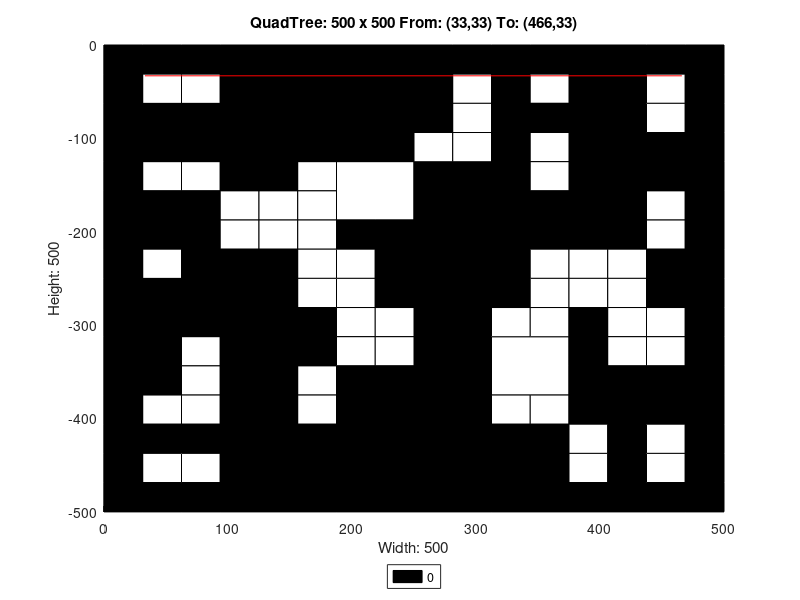

Here is the MATLAB script that generated this plot:
axis([0 500 -500 0]);
title('QuadTree: 500 x 500 From: (33,33) To: (466,33)');
xlabel('Width: 500');
ylabel('Height: 500');
rectangle('Position',[125 -125 125 125], 'FaceColor',[0 0 0]);
rectangle('Position',[0 -125 62.5 62.5], 'FaceColor',[0 0 0]);
rectangle('Position',[62.5 -125 62.5 62.5], 'FaceColor',[0 0 0]);
rectangle('Position',[187.5 -187.5 62.5 62.5], 'FaceColor',[1 1 1]);
rectangle('Position',[375 -62.5 62.5 62.5], 'FaceColor',[0 0 0]);
rectangle('Position',[375 -125 62.5 62.5], 'FaceColor',[0 0 0]);
rectangle('Position',[250 -187.5 62.5 62.5], 'FaceColor',[0 0 0]);
rectangle('Position',[250 -250 62.5 62.5], 'FaceColor',[0 0 0]);
rectangle('Position',[375 -187.5 62.5 62.5], 'FaceColor',[0 0 0]);
rectangle('Position',[0 -312.5 62.5 62.5], 'FaceColor',[0 0 0]);
rectangle('Position',[62.5 -312.5 62.5 62.5], 'FaceColor',[0 0 0]);
rectangle('Position',[0 -375 62.5 62.5], 'FaceColor',[0 0 0]);
rectangle('Position',[187.5 -437.5 62.5 62.5], 'FaceColor',[0 0 0]);
rectangle('Position',[125 -500 62.5 62.5], 'FaceColor',[0 0 0]);
rectangle('Position',[187.5 -500 62.5 62.5], 'FaceColor',[0 0 0]);
rectangle('Position',[250 -312.5 62.5 62.5], 'FaceColor',[0 0 0]);
rectangle('Position',[250 -375 62.5 62.5], 'FaceColor',[0 0 0]);
rectangle('Position',[312.5 -375 62.5 62.5], 'FaceColor',[1 1 1]);
rectangle('Position',[250 -437.5 62.5 62.5], 'FaceColor',[0 0 0]);
rectangle('Position',[250 -500 62.5 62.5], 'FaceColor',[0 0 0]);
rectangle('Position',[312.5 -500 62.5 62.5], 'FaceColor',[0 0 0]);
rectangle('Position',[0 -31.25 31.25 31.25], 'FaceColor',[0 0 0]);
rectangle('Position',[31.25 -31.25 31.25 31.25], 'FaceColor',[0 0 0]);
rectangle('Position',[0 -62.5 31.25 31.25], 'FaceColor',[0 0 0]);
rectangle('Position',[31.25 -62.5 31.25 31.25], 'FaceColor',[1 1 1]);
rectangle('Position',[62.5 -31.25 31.25 31.25], 'FaceColor',[0 0 0]);
rectangle('Position',[93.75 -31.25 31.25 31.25], 'FaceColor',[0 0 0]);
rectangle('Position',[62.5 -62.5 31.25 31.25], 'FaceColor',[1 1 1]);
rectangle('Position',[93.75 -62.5 31.25 31.25], 'FaceColor',[0 0 0]);
rectangle('Position',[0 -156.25 31.25 31.25], 'FaceColor',[0 0 0]);
rectangle('Position',[31.25 -156.25 31.25 31.25], 'FaceColor',[1 1 1]);
rectangle('Position',[0 -187.5 31.25 31.25], 'FaceColor',[0 0 0]);
rectangle('Position',[31.25 -187.5 31.25 31.25], 'FaceColor',[0 0 0]);
rectangle('Position',[62.5 -156.25 31.25 31.25], 'FaceColor',[1 1 1]);
rectangle('Position',[93.75 -156.25 31.25 31.25], 'FaceColor',[0 0 0]);
rectangle('Position',[62.5 -187.5 31.25 31.25], 'FaceColor',[0 0 0]);
rectangle('Position',[93.75 -187.5 31.25 31.25], 'FaceColor',[1 1 1]);
rectangle('Position',[0 -218.75 31.25 31.25], 'FaceColor',[0 0 0]);
rectangle('Position',[31.25 -218.75 31.25 31.25], 'FaceColor',[0 0 0]);
rectangle('Position',[0 -250 31.25 31.25], 'FaceColor',[0 0 0]);
rectangle('Position',[31.25 -250 31.25 31.25], 'FaceColor',[1 1 1]);
rectangle('Position',[62.5 -218.75 31.25 31.25], 'FaceColor',[0 0 0]);
rectangle('Position',[93.75 -218.75 31.25 31.25], 'FaceColor',[1 1 1]);
rectangle('Position',[62.5 -250 31.25 31.25], 'FaceColor',[0 0 0]);
rectangle('Position',[93.75 -250 31.25 31.25], 'FaceColor',[0 0 0]);
rectangle('Position',[125 -156.25 31.25 31.25], 'FaceColor',[0 0 0]);
rectangle('Position',[156.25 -156.25 31.25 31.25], 'FaceColor',[1 1 1]);
rectangle('Position',[125 -187.5 31.25 31.25], 'FaceColor',[1 1 1]);
rectangle('Position',[156.25 -187.5 31.25 31.25], 'FaceColor',[1 1 1]);
rectangle('Position',[125 -218.75 31.25 31.25], 'FaceColor',[1 1 1]);
rectangle('Position',[156.25 -218.75 31.25 31.25], 'FaceColor',[1 1 1]);
rectangle('Position',[125 -250 31.25 31.25], 'FaceColor',[0 0 0]);
rectangle('Position',[156.25 -250 31.25 31.25], 'FaceColor',[1 1 1]);
rectangle('Position',[187.5 -218.75 31.25 31.25], 'FaceColor',[0 0 0]);
rectangle('Position',[218.75 -218.75 31.25 31.25], 'FaceColor',[0 0 0]);
rectangle('Position',[187.5 -250 31.25 31.25], 'FaceColor',[1 1 1]);
rectangle('Position',[218.75 -250 31.25 31.25], 'FaceColor',[0 0 0]);
rectangle('Position',[250 -31.25 31.25 31.25], 'FaceColor',[0 0 0]);
rectangle('Position',[281.25 -31.25 31.25 31.25], 'FaceColor',[0 0 0]);
rectangle('Position',[250 -62.5 31.25 31.25], 'FaceColor',[0 0 0]);
rectangle('Position',[281.25 -62.5 31.25 31.25], 'FaceColor',[1 1 1]);
rectangle('Position',[312.5 -31.25 31.25 31.25], 'FaceColor',[0 0 0]);
rectangle('Position',[343.75 -31.25 31.25 31.25], 'FaceColor',[0 0 0]);
rectangle('Position',[312.5 -62.5 31.25 31.25], 'FaceColor',[0 0 0]);
rectangle('Position',[343.75 -62.5 31.25 31.25], 'FaceColor',[1 1 1]);
rectangle('Position',[250 -93.75 31.25 31.25], 'FaceColor',[0 0 0]);
rectangle('Position',[281.25 -93.75 31.25 31.25], 'FaceColor',[1 1 1]);
rectangle('Position',[250 -125 31.25 31.25], 'FaceColor',[1 1 1]);
rectangle('Position',[281.25 -125 31.25 31.25], 'FaceColor',[1 1 1]);
rectangle('Position',[312.5 -93.75 31.25 31.25], 'FaceColor',[0 0 0]);
rectangle('Position',[343.75 -93.75 31.25 31.25], 'FaceColor',[0 0 0]);
rectangle('Position',[312.5 -125 31.25 31.25], 'FaceColor',[0 0 0]);
rectangle('Position',[343.75 -125 31.25 31.25], 'FaceColor',[1 1 1]);
rectangle('Position',[437.5 -31.25 31.25 31.25], 'FaceColor',[0 0 0]);
rectangle('Position',[468.75 -31.25 31.25 31.25], 'FaceColor',[0 0 0]);
rectangle('Position',[437.5 -62.5 31.25 31.25], 'FaceColor',[1 1 1]);
rectangle('Position',[468.75 -62.5 31.25 31.25], 'FaceColor',[0 0 0]);
rectangle('Position',[437.5 -93.75 31.25 31.25], 'FaceColor',[1 1 1]);
rectangle('Position',[468.75 -93.75 31.25 31.25], 'FaceColor',[0 0 0]);
rectangle('Position',[437.5 -125 31.25 31.25], 'FaceColor',[0 0 0]);
rectangle('Position',[468.75 -125 31.25 31.25], 'FaceColor',[0 0 0]);
rectangle('Position',[312.5 -156.25 31.25 31.25], 'FaceColor',[0 0 0]);
rectangle('Position',[343.75 -156.25 31.25 31.25], 'FaceColor',[1 1 1]);
rectangle('Position',[312.5 -187.5 31.25 31.25], 'FaceColor',[0 0 0]);
rectangle('Position',[343.75 -187.5 31.25 31.25], 'FaceColor',[0 0 0]);
rectangle('Position',[312.5 -218.75 31.25 31.25], 'FaceColor',[0 0 0]);
rectangle('Position',[343.75 -218.75 31.25 31.25], 'FaceColor',[0 0 0]);
rectangle('Position',[312.5 -250 31.25 31.25], 'FaceColor',[0 0 0]);
rectangle('Position',[343.75 -250 31.25 31.25], 'FaceColor',[1 1 1]);
rectangle('Position',[437.5 -156.25 31.25 31.25], 'FaceColor',[0 0 0]);
rectangle('Position',[468.75 -156.25 31.25 31.25], 'FaceColor',[0 0 0]);
rectangle('Position',[437.5 -187.5 31.25 31.25], 'FaceColor',[1 1 1]);
rectangle('Position',[468.75 -187.5 31.25 31.25], 'FaceColor',[0 0 0]);
rectangle('Position',[375 -218.75 31.25 31.25], 'FaceColor',[0 0 0]);
rectangle('Position',[406.25 -218.75 31.25 31.25], 'FaceColor',[0 0 0]);
rectangle('Position',[375 -250 31.25 31.25], 'FaceColor',[1 1 1]);
rectangle('Position',[406.25 -250 31.25 31.25], 'FaceColor',[1 1 1]);
rectangle('Position',[437.5 -218.75 31.25 31.25], 'FaceColor',[1 1 1]);
rectangle('Position',[468.75 -218.75 31.25 31.25], 'FaceColor',[0 0 0]);
rectangle('Position',[437.5 -250 31.25 31.25], 'FaceColor',[0 0 0]);
rectangle('Position',[468.75 -250 31.25 31.25], 'FaceColor',[0 0 0]);
rectangle('Position',[62.5 -343.75 31.25 31.25], 'FaceColor',[1 1 1]);
rectangle('Position',[93.75 -343.75 31.25 31.25], 'FaceColor',[0 0 0]);
rectangle('Position',[62.5 -375 31.25 31.25], 'FaceColor',[1 1 1]);
rectangle('Position',[93.75 -375 31.25 31.25], 'FaceColor',[0 0 0]);
rectangle('Position',[125 -281.25 31.25 31.25], 'FaceColor',[0 0 0]);
rectangle('Position',[156.25 -281.25 31.25 31.25], 'FaceColor',[1 1 1]);
rectangle('Position',[125 -312.5 31.25 31.25], 'FaceColor',[0 0 0]);
rectangle('Position',[156.25 -312.5 31.25 31.25], 'FaceColor',[0 0 0]);
rectangle('Position',[187.5 -281.25 31.25 31.25], 'FaceColor',[1 1 1]);
rectangle('Position',[218.75 -281.25 31.25 31.25], 'FaceColor',[0 0 0]);
rectangle('Position',[187.5 -312.5 31.25 31.25], 'FaceColor',[1 1 1]);
rectangle('Position',[218.75 -312.5 31.25 31.25], 'FaceColor',[1 1 1]);
rectangle('Position',[125 -343.75 31.25 31.25], 'FaceColor',[0 0 0]);
rectangle('Position',[156.25 -343.75 31.25 31.25], 'FaceColor',[0 0 0]);
rectangle('Position',[125 -375 31.25 31.25], 'FaceColor',[0 0 0]);
rectangle('Position',[156.25 -375 31.25 31.25], 'FaceColor',[1 1 1]);
rectangle('Position',[187.5 -343.75 31.25 31.25], 'FaceColor',[1 1 1]);
rectangle('Position',[218.75 -343.75 31.25 31.25], 'FaceColor',[1 1 1]);
rectangle('Position',[187.5 -375 31.25 31.25], 'FaceColor',[0 0 0]);
rectangle('Position',[218.75 -375 31.25 31.25], 'FaceColor',[0 0 0]);
rectangle('Position',[0 -406.25 31.25 31.25], 'FaceColor',[0 0 0]);
rectangle('Position',[31.25 -406.25 31.25 31.25], 'FaceColor',[1 1 1]);
rectangle('Position',[0 -437.5 31.25 31.25], 'FaceColor',[0 0 0]);
rectangle('Position',[31.25 -437.5 31.25 31.25], 'FaceColor',[0 0 0]);
rectangle('Position',[62.5 -406.25 31.25 31.25], 'FaceColor',[1 1 1]);
rectangle('Position',[93.75 -406.25 31.25 31.25], 'FaceColor',[0 0 0]);
rectangle('Position',[62.5 -437.5 31.25 31.25], 'FaceColor',[0 0 0]);
rectangle('Position',[93.75 -437.5 31.25 31.25], 'FaceColor',[0 0 0]);
rectangle('Position',[0 -468.75 31.25 31.25], 'FaceColor',[0 0 0]);
rectangle('Position',[31.25 -468.75 31.25 31.25], 'FaceColor',[1 1 1]);
rectangle('Position',[0 -500 31.25 31.25], 'FaceColor',[0 0 0]);
rectangle('Position',[31.25 -500 31.25 31.25], 'FaceColor',[0 0 0]);
rectangle('Position',[62.5 -468.75 31.25 31.25], 'FaceColor',[1 1 1]);
rectangle('Position',[93.75 -468.75 31.25 31.25], 'FaceColor',[0 0 0]);
rectangle('Position',[62.5 -500 31.25 31.25], 'FaceColor',[0 0 0]);
rectangle('Position',[93.75 -500 31.25 31.25], 'FaceColor',[0 0 0]);
rectangle('Position',[125 -406.25 31.25 31.25], 'FaceColor',[0 0 0]);
rectangle('Position',[156.25 -406.25 31.25 31.25], 'FaceColor',[1 1 1]);
rectangle('Position',[125 -437.5 31.25 31.25], 'FaceColor',[0 0 0]);
rectangle('Position',[156.25 -437.5 31.25 31.25], 'FaceColor',[0 0 0]);
rectangle('Position',[312.5 -281.25 31.25 31.25], 'FaceColor',[0 0 0]);
rectangle('Position',[343.75 -281.25 31.25 31.25], 'FaceColor',[1 1 1]);
rectangle('Position',[312.5 -312.5 31.25 31.25], 'FaceColor',[1 1 1]);
rectangle('Position',[343.75 -312.5 31.25 31.25], 'FaceColor',[1 1 1]);
rectangle('Position',[375 -281.25 31.25 31.25], 'FaceColor',[1 1 1]);
rectangle('Position',[406.25 -281.25 31.25 31.25], 'FaceColor',[1 1 1]);
rectangle('Position',[375 -312.5 31.25 31.25], 'FaceColor',[0 0 0]);
rectangle('Position',[406.25 -312.5 31.25 31.25], 'FaceColor',[1 1 1]);
rectangle('Position',[437.5 -281.25 31.25 31.25], 'FaceColor',[0 0 0]);
rectangle('Position',[468.75 -281.25 31.25 31.25], 'FaceColor',[0 0 0]);
rectangle('Position',[437.5 -312.5 31.25 31.25], 'FaceColor',[1 1 1]);
rectangle('Position',[468.75 -312.5 31.25 31.25], 'FaceColor',[0 0 0]);
rectangle('Position',[375 -343.75 31.25 31.25], 'FaceColor',[0 0 0]);
rectangle('Position',[406.25 -343.75 31.25 31.25], 'FaceColor',[1 1 1]);
rectangle('Position',[375 -375 31.25 31.25], 'FaceColor',[0 0 0]);
rectangle('Position',[406.25 -375 31.25 31.25], 'FaceColor',[0 0 0]);
rectangle('Position',[437.5 -343.75 31.25 31.25], 'FaceColor',[1 1 1]);
rectangle('Position',[468.75 -343.75 31.25 31.25], 'FaceColor',[0 0 0]);
rectangle('Position',[437.5 -375 31.25 31.25], 'FaceColor',[0 0 0]);
rectangle('Position',[468.75 -375 31.25 31.25], 'FaceColor',[0 0 0]);
rectangle('Position',[312.5 -406.25 31.25 31.25], 'FaceColor',[1 1 1]);
rectangle('Position',[343.75 -406.25 31.25 31.25], 'FaceColor',[1 1 1]);
rectangle('Position',[312.5 -437.5 31.25 31.25], 'FaceColor',[0 0 0]);
rectangle('Position',[343.75 -437.5 31.25 31.25], 'FaceColor',[0 0 0]);
rectangle('Position',[375 -406.25 31.25 31.25], 'FaceColor',[0 0 0]);
rectangle('Position',[406.25 -406.25 31.25 31.25], 'FaceColor',[0 0 0]);
rectangle('Position',[375 -437.5 31.25 31.25], 'FaceColor',[1 1 1]);
rectangle('Position',[406.25 -437.5 31.25 31.25], 'FaceColor',[0 0 0]);
rectangle('Position',[437.5 -406.25 31.25 31.25], 'FaceColor',[0 0 0]);
rectangle('Position',[468.75 -406.25 31.25 31.25], 'FaceColor',[0 0 0]);
rectangle('Position',[437.5 -437.5 31.25 31.25], 'FaceColor',[1 1 1]);
rectangle('Position',[468.75 -437.5 31.25 31.25], 'FaceColor',[0 0 0]);
rectangle('Position',[375 -468.75 31.25 31.25], 'FaceColor',[1 1 1]);
rectangle('Position',[406.25 -468.75 31.25 31.25], 'FaceColor',[0 0 0]);
rectangle('Position',[375 -500 31.25 31.25], 'FaceColor',[0 0 0]);
rectangle('Position',[406.25 -500 31.25 31.25], 'FaceColor',[0 0 0]);
rectangle('Position',[437.5 -468.75 31.25 31.25], 'FaceColor',[1 1 1]);
rectangle('Position',[468.75 -468.75 31.25 31.25], 'FaceColor',[0 0 0]);
rectangle('Position',[437.5 -500 31.25 31.25], 'FaceColor',[0 0 0]);
rectangle('Position',[468.75 -500 31.25 31.25], 'FaceColor',[0 0 0]);
X=[466,33];
Y=[-33,-33];
hold on;
plot(X,Y,'r');
legend('0','Location','southoutside');
